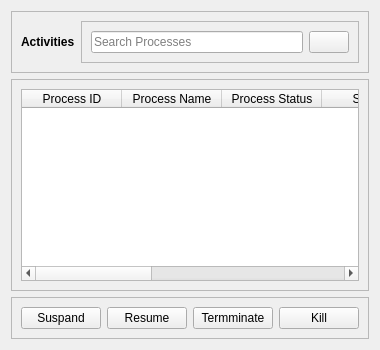
            <widget class="QWidget" name="activities">
             <layout class="QVBoxLayout" name="verticalLayout_6">
              <item>
               <widget class="QFrame" name="frame_3">
                <property name="frameShape">
                 <enum>QFrame::StyledPanel</enum>
                </property>
                <property name="frameShadow">
                 <enum>QFrame::Raised</enum>
                </property>
                <layout class="QHBoxLayout" name="horizontalLayout_14">
                 <item>
                  <widget class="QLabel" name="label_52">
                   <property name="font">
                    <font>
                     <bold>true</bold>
                    </font>
                   </property>
                   <property name="text">
                    <string>Activities</string>
                   </property>
                  </widget>
                 </item>
                 <item>
                  <widget class="QFrame" name="frame_6">
                   <property name="frameShape">
                    <enum>QFrame::StyledPanel</enum>
                   </property>
                   <property name="frameShadow">
                    <enum>QFrame::Raised</enum>
                   </property>
                   <layout class="QHBoxLayout" name="horizontalLayout_15">
                    <item>
                     <widget class="QLineEdit" name="activity_search">
                      <property name="placeholderText">
                       <string>Search Processes</string>
                      </property>
                     </widget>
                    </item>
                    <item>
                     <widget class="QPushButton" name="pushButton_4">
                      <property name="text">
                       <string/>
                      </property>
                      <property name="icon">
                       <iconset resource="icons.qrc">
                        <normaloff>:/icons/icons/search.svg</normaloff>:/icons/icons/search.svg</iconset>
                      </property>
                     </widget>
                    </item>
                   </layout>
                  </widget>
                 </item>
                </layout>
               </widget>
              </item>
              <item>
               <widget class="QFrame" name="frame_4">
                <property name="frameShape">
                 <enum>QFrame::StyledPanel</enum>
                </property>
                <property name="frameShadow">
                 <enum>QFrame::Raised</enum>
                </property>
                <layout class="QHBoxLayout" name="horizontalLayout_16">
                 <item>
                  <widget class="QTableWidget" name="tableWidget">
                   <column>
                    <property name="text">
                     <string>Process ID</string>
                    </property>
                   </column>
                   <column>
                    <property name="text">
                     <string>Process Name</string>
                    </property>
                   </column>
                   <column>
                    <property name="text">
                     <string>Process Status</string>
                    </property>
                   </column>
                   <column>
                    <property name="text">
                     <string>Started</string>
                    </property>
                   </column>
                   <column>
                    <property name="text">
                     <string>Suspand</string>
                    </property>
                   </column>
                   <column>
                    <property name="text">
                     <string>Resume</string>
                    </property>
                   </column>
                   <column>
                    <property name="text">
                     <string>Terminate</string>
                    </property>
                   </column>
                   <column>
                    <property name="text">
                     <string>Kill</string>
                    </property>
                   </column>
                  </widget>
                 </item>
                </layout>
               </widget>
              </item>
              <item alignment="Qt::AlignBottom">
               <widget class="QFrame" name="frame_5">
                <property name="frameShape">
                 <enum>QFrame::StyledPanel</enum>
                </property>
                <property name="frameShadow">
                 <enum>QFrame::Raised</enum>
                </property>
                <layout class="QHBoxLayout" name="horizontalLayout_17">
                 <item>
                  <widget class="QPushButton" name="pushButton_5">
                   <property name="text">
                    <string>Suspand</string>
                   </property>
                  </widget>
                 </item>
                 <item>
                  <widget class="QPushButton" name="pushButton_6">
                   <property name="text">
                    <string>Resume</string>
                   </property>
                  </widget>
                 </item>
                 <item>
                  <widget class="QPushButton" name="pushButton_7">
                   <property name="text">
                    <string>Termminate</string>
                   </property>
                  </widget>
                 </item>
                 <item>
                  <widget class="QPushButton" name="pushButton_8">
                   <property name="text">
                    <string>Kill</string>
                   </property>
                  </widget>
                 </item>
                </layout>
               </widget>
              </item>
             </layout>
            </widget>
